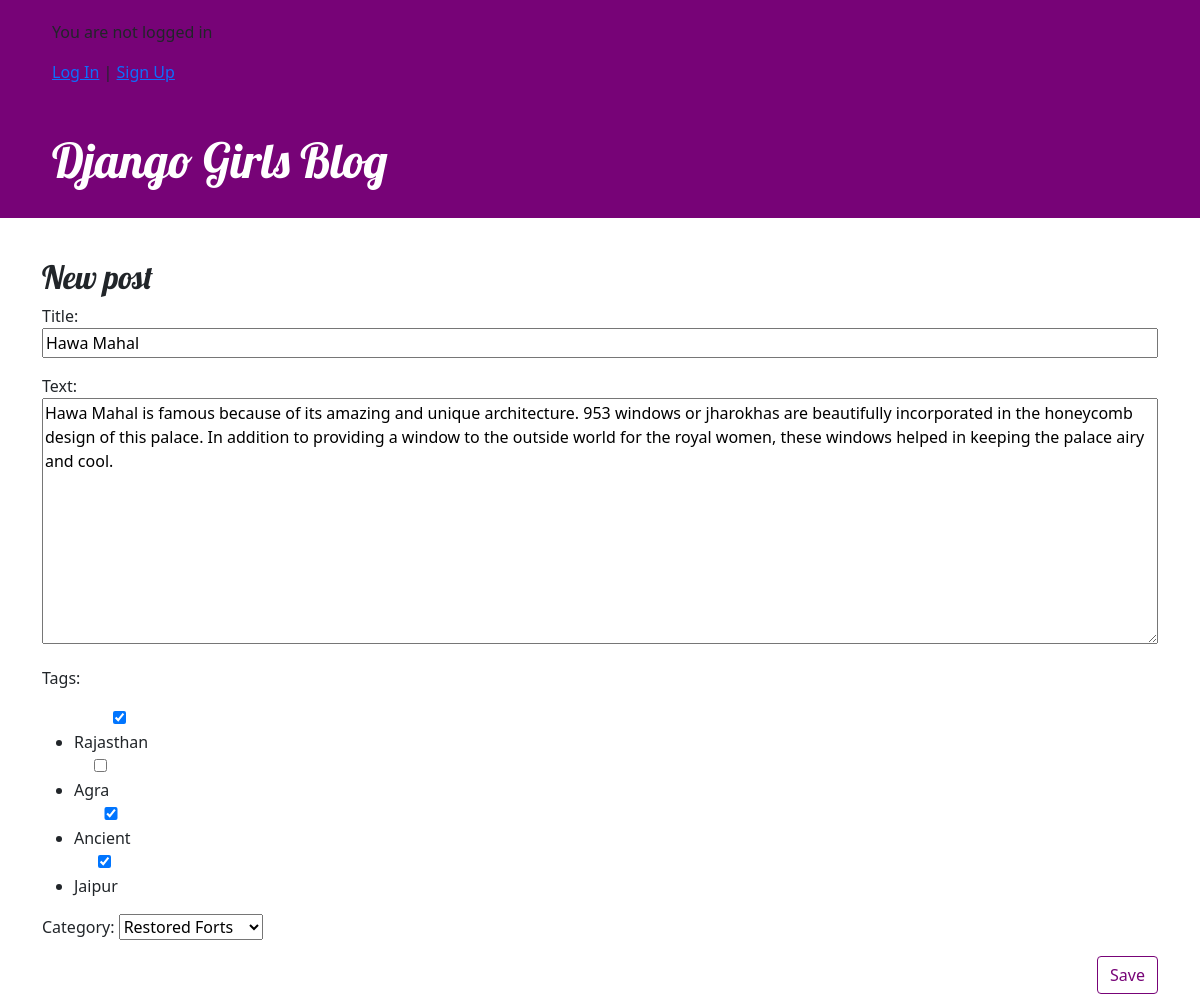
The page /post/jango-developer/edit/ on the database its author committed.
### blog/models.py (models this page shows, shortened)
class Post(models.Model):
    STATUS_CHOICES = [
        ("draft", "Draft"),
        ("published", "Published"),
    ]
    author = models.ForeignKey(settings.AUTH_USER_MODEL, on_delete=models.CASCADE)
    title = models.CharField(max_length=200)
    slug = AutoSlugField(populate_from='title',max_length=255, null=True)
    image = models.ImageField(upload_to='featured_image/%Y/%m/%d/')
    thumbnail_image = models.ImageField(upload_to='thumbnailimage/%Y/%m/%d/')
    text = models.TextField()
    created_date = models.DateTimeField(default=timezone.now)
    published_date = models.DateTimeField(blank=True, null=True)
    category = models.ForeignKey(Category, on_delete=models.CASCADE, related_name='posts' ,default=False )
    status = models.CharField(max_length=20, choices=STATUS_CHOICES, default="draft")
    tags = models.ManyToManyField(to=Tag, related_name="posts", blank=True)

class Category(models.Model):
    title = models.CharField(max_length=255)
    slug = AutoSlugField(populate_from='title' ,max_length=255, null=True)
    def __str__(self):
        return self.title

### blog/views.py (the view)
# urls.py: path('post/<str:slug>/edit/', views.post_edit, name='post_edit'),
def post_edit(request, slug):
    post = get_object_or_404(Post, slug=slug)
    if request.method == "POST":
        form = PostForm(request.POST, instance=post)
        if form.is_valid():
            post = form.save(commit=False)
            post.author = request.user
            post.published_date = timezone.now()
            post.save()
            return redirect('post_detail', post.slug)
    else:
        form = PostForm(instance=post)
    return render(request, 'blog/post_edit.html', {'form': form})

### blog/forms.py
class PostForm(forms.ModelForm):
    tags = forms.ModelMultipleChoiceField(widget=forms.CheckboxSelectMultiple,queryset=Tag.objects.all())
    class Meta:
        model = Post
        fields = ('title', 'text',"tags" ,"category")

### blog/models.py (called while the page is built)
    def __str__(self):
        return self.name

### blog/templates/blog/post_edit.html (shortened to what this page needs)
{% extends 'blog/base.html' %}
{% block content %}
    <h2>New post</h2>
    <form method="POST" class="post-form" enctype="multipart/form-data">
        {{ form.as_p }}
        <button type="submit" class="save btn btn-secondary">Save</button>
    </form>
{% endblock %}

### blog/static/css/blog.css (style rules this page uses)
h1, h2, h3, h4 { font-family: 'Lobster', cursive; }
.save { float: right; }
.post-form textarea, .post-form input { width: 100%; }
.btn-secondary, .btn-secondary:visited { color: #770377; background: none; border-color: #770377; }

### rows shown on the page
Post: title "Hawa Mahal", text "Hawa Mahal is famous because of its amazing and unique architecture. 953 windows or jharokhas are beautifully incorporated in the honeycomb design of this palace. In addition to providing a window to the outside world for the royal women, these windows helped in keeping the palace airy and cool.", category "Restored Forts"
